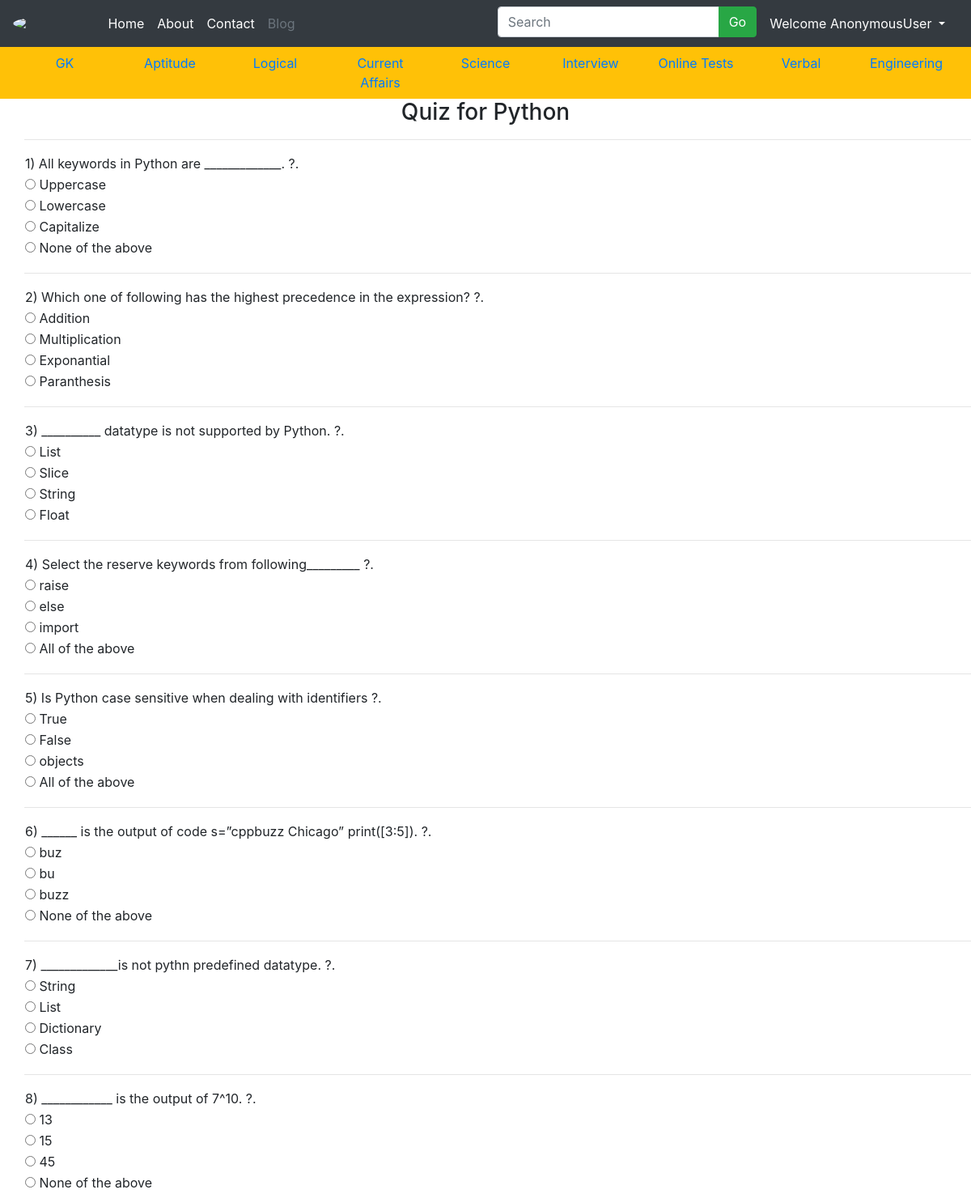
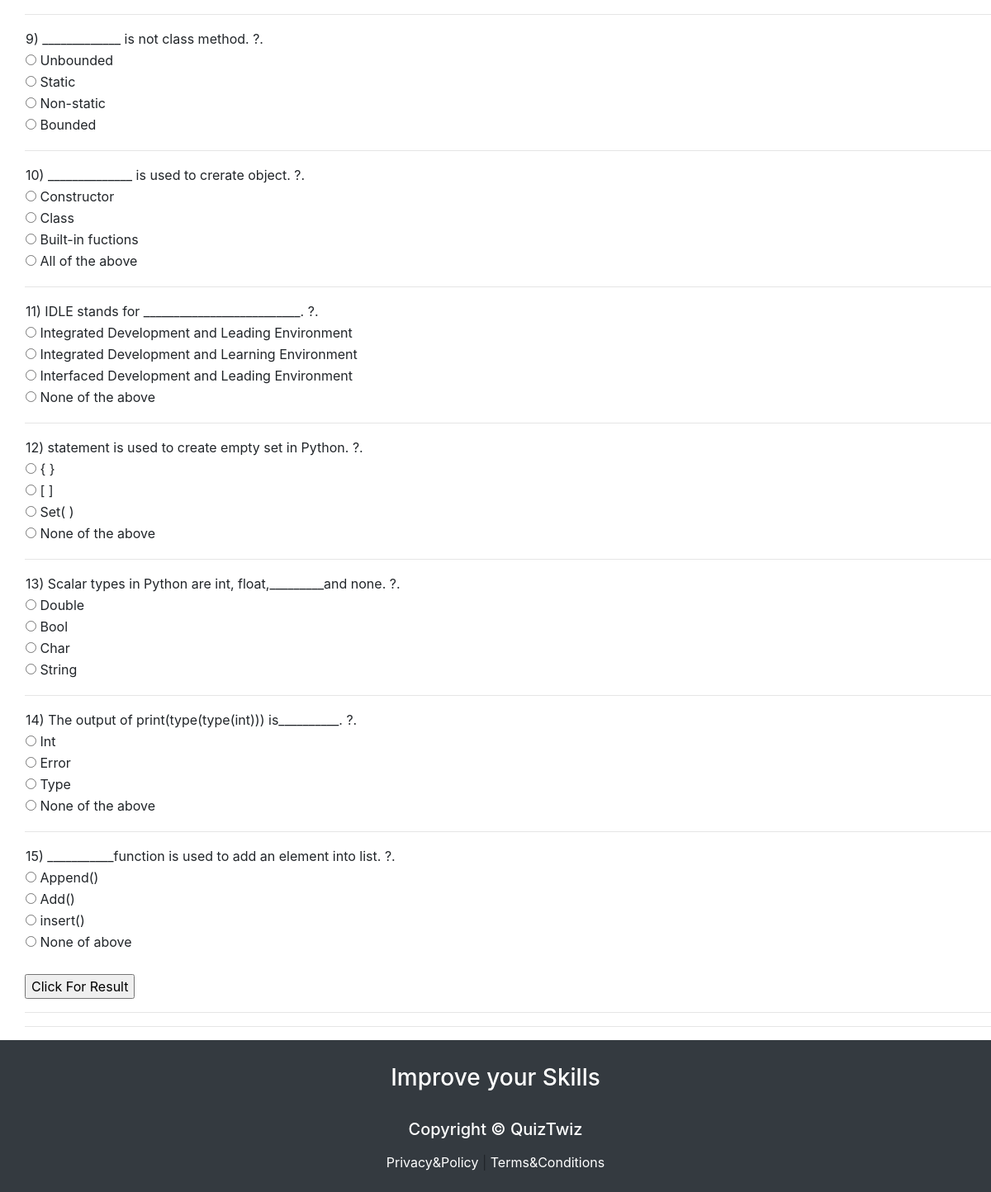
The app's page /python with its own data (2 pictures, top to bottom).
### QuizApp/models.py (models this page shows, shortened)
class Python(models.Model):
    Question = models.CharField(max_length=250)
    option1 = models.CharField(max_length=100)
    option2 = models.CharField(max_length=100)
    option3 = models.CharField(max_length=100)
    option4 = models.CharField(max_length=100)
    correctans = models.CharField(max_length=100)

### QuizApp/views.py (the view)
# urls.py: path('python', views.python, name='python-quiz'),
def python(request):
    results = Python.objects.all()
    return render(request,'python.html',{'Python':results})

### Templates/python.html (shortened to what this page needs)
{% extends 'base.html' %}
{% block body %}
<center>
    <h3>Quiz for Python</h3>
</center>
<div style="padding-left:30px">
    {%for result in Python%}
        <table>
            <tr>
                <td>{{result.Question}} ?.</td>
            </tr>
            <tr>
                <td><input type="radio" id="option1" class="rb" name="{{result.Question}}" value="{{result.option1}}"> {{result.option1}}</td>
            </tr>
            <tr>
                <td><input type="radio" id="option2" class="rb" name="{{result.Question}}" value="{{result.option2}}"> {{result.option2}}</td>
            </tr>
            <tr>
                <td><input type="radio" id="option3" class="rb" name="{{result.Question}}" value="{{result.option3}}"> {{result.option3}}</td>
            </tr>
            <tr>
                <td><input type="radio" id="option4" class="rb" name="{{result.Question}}" value="{{result.option4}}"> {{result.option4}}</td>
            </tr>
            <tr>
                <td><lable id="correctans" class="rb" style="display:none; color:green;"><b>The Correct Answer Is :{{result.correctans}}</b></lable></td>
            </tr>
            <hr>
        </table>
    {% endfor %}
    <br>
    <input type="submit" value="Click For Result" id="but1" onclick="getanswers();"/>
    <hr/>
    <hr>
</div>
{% endblock body %}

### Templates/base.html (shortened to what this page needs)
{% load static %}
<!DOCTYPE html>
<html lang="en">
<head>
	<link rel="stylesheet" type="text/css" href="{%static 'bootstrap-4.0.0/dist/css/bootstrap.css'%}">
	<link rel="stylesheet" type="text/css" href="{%static 'bootstrap-4.0.0/font-awesome/css/font-awesome.css'%}">
</head>
<body>
<nav class="navbar navbar-expand-lg navbar-dark bg-dark">
        <img src="/static/img/logo.png" width="8%" class="navbar-brand rounded-circle">
        <div class="collapse navbar-collapse" id="navbarSupportedContent">
		<ul class="navbar-nav mr-auto">
			<li class="nav-item active"><a href="/home" class="nav-link text-white">Home</a></li>
			<li class="nav-item"><a href="/about" class="nav-link text-white">About</a></li>
			<li class="nav-item "><a href="/contact" class="nav-link text-white">Contact</a></li>
			<li class="nav-item"><a href="/blog" class="nav-link text-secondary">Blog</a></li>
		</ul>
		<form method="get" action="/search">
        <div class="input-group mb-1" style="max-width:480px">
        <input type="text" class="form-control" placeholder="Search" name="quary" id="search">
        <div class="input-group-append">
            <button class="btn btn-success" type="submit">Go</button>
        </div>
        </div>
		</form>
		<ul class="nav justify-content-end">
			<li class="nav-item dropdown">
				<a class="nav-link dropdown-toggle text-white" href="#" id="navbarDropdown" role="button" data-toggle="dropdown" aria-haspopup="true" aria-expanded="false">
				Welcome {{request.user}}
				</a>
      		</li>
		</ul>
		</div>
</nav>
<div class="container-fluid bg-warning">
	<ul class="nav nav-pills nav-justified forhover">
		<li class="nav-item "><a class="nav-link fortext" href="/gk">GK</a></li>
		<li class="nav-item"><a class="nav-link fortext" href="/aptitude">Aptitude</a></li>
		<li class="nav-item"><a class="nav-link fortext" href="/logical">Logical</a></li>
		<li class="nav-item"><a class="nav-link fortext" href="/current_affair">Current Affairs</a></li>
		<li class="nav-item"><a class="nav-link fortext" href="/science">Science</a></li>
		<li class="nav-item"><a class="nav-link fortext" href="/interview">Interview</a></li>
		<li class="nav-item"><a class="nav-link fortext" href="/online_test">Online Tests</a></li>
		<li class="nav-item"><a class="nav-link fortext" href="/varbal">Verbal</a></li>
		<li class="nav-item"><a class="nav-link fortext" href="/engineering">Engineering</a></li>
	</ul>
</div>
{% block body %} {% endblock body %}
<div class="container-fluid bg-dark">
	<div class="container py-4">
		<h3 class="text-white text-center" style="margin-top:5px">Improve your Skills<br><br><p class="text-center text-white" style="font-size:20px;">Copyright © QuizTwiz</p></h3>
		<center><a href="/privacyPolicy" class="text-white text-center">Privacy&Policy</a> | <a href="/tremsConditions" class="text-white text-center">Terms&Conditions</a></center>
	</div>
</div>
</body>
</html>

### records on screen
Python: Question "1) All keywords in Python are _____________.", option1 "Uppercase", option2 "Lowercase", option3 "Capitalize", option4 "None of the above"
Python: Question "2) Which one of following has the highest precedence in the expression?", option1 "Addition", option2 "Multiplication", option3 "Exponantial", option4 "Paranthesis"
Python: Question "3) __________ datatype is not supported by Python.", option1 "List", option2 "Slice", option3 "String", option4 "Float"
Python: Question "4) Select the reserve keywords from following_________", option1 "raise", option2 "else", option3 "import", option4 "All of the above"
Python: Question "5) Is Python case sensitive when dealing with identifiers", option1 "True", option2 "False", option3 "objects", option4 "All of the above"
Python: Question "6) ______ is the output of code s=”cppbuzz Chicago” print([3:5]).", option1 "buz", option2 "bu", option3 "buzz", option4 "None of the above"
Python: Question "7) _____________is not pythn predefined datatype.", option1 "String", option2 "List", option3 "Dictionary", option4 "Class"
Python: Question "8) ____________ is the output of 7^10.", option1 "13", option2 "15", option3 "45", option4 "None of the above"
Python: Question "9) _____________ is not class method.", option1 "Unbounded", option2 "Static", option3 "Non-static", option4 "Bounded"
Python: Question "10) ______________ is used to crerate object.", option1 "Constructor", option2 "Class", option3 "Built-in fuctions", option4 "All of the above"
Python: Question "11) IDLE stands for __________________________.", option1 "Integrated Development and Leading Environment", option2 "Integrated Development and Learning Environment", option3 "Interfaced Development and Leading Environment", option4 "None of the above"
Python: Question "12) statement is used to create empty set in Python.", option1 "{ }", option2 "[ ]", option3 "Set( )", option4 "None of the above"
Python: Question "13) Scalar types in Python are int, float,_________and none.", option1 "Double", option2 "Bool", option3 "Char", option4 "String"
Python: Question "14) The output of print(type(type(int))) is__________.", option1 "Int", option2 "Error", option3 "Type", option4 "None of the above"
Python: Question "15) ___________function is used to add an element into list.", option1 "Append()", option2 "Add()", option3 "insert()", option4 "None of above"

### other values on screen
{{ request.user }} "AnonymousUser"
